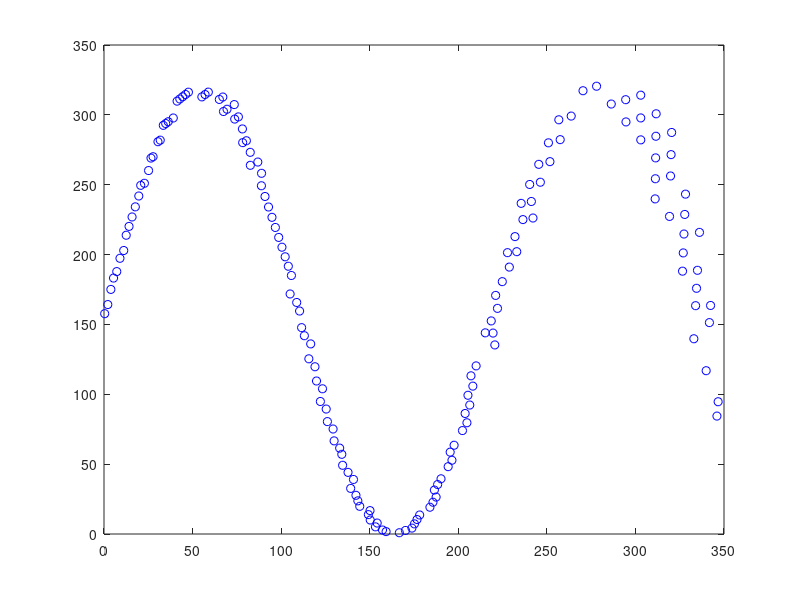

Write MATLAB code to recreate this figure. (Note: this script raises an error after producing the figure.)
Corners = [ 156, 315;283, 297; 339, 270;31, 30]
A=[31, 30]
B=[339, 270]
C=[283, 297]
D=[156, 315]
Width=max(Corners(:, 1))
Height=max(Corners(:, 2))
C0= [
190, 309;
191, 309;
192, 309;
193, 309;
194, 309;
185, 308;
186, 308;
187, 308;
189, 308;
199, 308;
200, 308;
201, 308;
183, 307;
184, 307;
205, 307;
206, 307;
180, 306;
181, 306;
207, 306;
208, 306;
210, 306;
179, 305;
211, 305;
212, 305;
175, 304;
177, 304;
214, 304;
174, 303;
215, 303;
216, 303;
172, 302;
218, 302;
170, 301;
219, 301;
221, 301;
168, 300;
223, 300;
166, 299;
224, 299;
226, 298;
271, 298;
272, 298;
164, 297;
228, 297;
271, 297;
272, 297;
275, 297;
276, 297;
277, 297;
161, 296;
230, 296;
272, 296;
273, 296;
278, 296;
279, 296;
280, 296;
232, 295;
273, 295;
274, 295;
281, 295;
282, 295;
283, 295;
158, 294;
234, 294;
274, 294;
275, 294;
284, 294;
285, 294;
155, 293;
236, 293;
275, 293;
276, 293;
286, 293;
287, 293;
238, 292;
277, 292;
278, 292;
288, 292;
290, 292;
152, 291;
240, 291;
278, 291;
291, 291;
292, 291;
242, 290;
279, 290;
280, 290;
294, 290;
295, 290;
281, 289;
296, 289;
148, 288;
244, 288;
282, 288;
298, 288;
299, 288;
247, 287;
283, 287;
301, 287;
144, 286;
249, 286;
285, 286;
303, 286;
304, 286;
286, 285;
306, 285;
252, 284;
287, 284;
288, 284;
307, 284;
254, 283;
290, 283;
257, 282;
312, 282;
291, 281;
259, 280;
292, 280;
317, 280;
262, 279;
294, 279;
319, 279;
295, 278;
265, 277;
297, 277;
268, 276;
298, 276;
300, 275;
270, 274;
301, 274;
273, 273;
303, 272;
276, 271;
304, 271;
279, 270;
306, 270;
307, 269;
282, 268;
285, 267;
309, 267;
287, 266;
310, 266;
311, 265;
290, 264;
313, 264;
293, 263;
314, 263;
296, 262;
315, 262;
298, 260;
316, 260;
301, 259;
317, 259;
303, 258;
318, 258;
305, 257;
308, 257;
319, 257;
309, 256;
319, 256;
311, 255;
313, 255;
319, 255;
314, 254;
316, 254;
317, 254;
];
X=[41.2549
   42.8085
   44.3937
   46.0115
   47.6631
   33.4756
   34.8416
   36.2334
   39.0973
   55.2452
   57.0511
   58.8962
   30.4628
   31.7420
   65.1079
   67.0857
   26.5192
   27.7008
   67.4591
   69.4431
   73.5451
   25.1597
   73.7873
   75.8661
   20.7233
   22.8140
   78.1407
   19.6434
   78.2837
   80.3704
   17.6763
   82.5564
   15.8439
   82.6074
   86.8380
   14.1328
   88.9423
   12.5313
   88.8650
   90.8885
  270.4018
  278.0593
   11.1371
   92.8744
  256.7532
  263.7326
  286.3481
  294.5029
  302.9980
    9.0133
   94.8234
  250.8966
  257.5267
  294.6687
  303.0098
  311.6996
   96.7368
  245.4264
  251.7375
  303.0211
  311.5498
  320.4359
    7.1996
   98.6154
  240.3056
  246.3244
  311.4055
  320.1233
    5.3760
  100.4602
  235.5017
  241.2519
  311.2664
  319.8222
  102.2721
  236.4888
  242.1703
  311.1321
  328.2713
    3.8709
  104.0520
  232.0076
  319.2517
  327.8286
  105.8007
  227.7840
  233.0005
  327.4015
  336.1568
  228.8057
  326.9893
    2.1393
  105.0635
  224.8423
  326.5911
  335.0265
  108.7781
  221.0916
  334.4903
    0.3882
  110.4123
  222.1305
  333.9722
  342.4181
  218.5926
  341.7656
  111.5557
  215.2328
  219.6227
  332.9863
  113.1130
  220.6282
  116.6837
  339.9336
  210.0610
  115.6397
  207.1688
  346.6847
  119.0974
  208.2176
  346.0155
  205.4621
  119.9631
  206.4946
  123.3447
  203.8645
  204.8806
  122.1474
  202.3658
  125.4275
  197.6401
  126.1055
  195.4173
  129.3171
  196.4230
  194.2864
  129.8947
  133.0405
  190.2502
  134.2465
  188.3419
  186.5017
  134.7023
  187.4849
  137.7644
  185.7066
  140.8311
  183.9891
  139.2509
  178.2038
  142.2338
  176.7046
  143.3138
  175.2528
  144.3794
  150.1720
  173.8464
  149.2537
  170.2024
  150.2813
  154.2078
  166.7240
  153.2385
  157.2120
  159.2436]
Y=[  309.8177
  311.3727
  312.9595
  314.5789
  316.2320
  292.4980
  293.7762
  295.0785
  297.7583
  312.8681
  314.5579
  316.2844
  280.7777
  281.8951
  311.0409
  312.7685
  269.0715
  270.0335
  302.4030
  304.0182
  307.3579
  260.1483
  296.9808
  298.5553
  249.5529
  251.0230
  289.9286
  241.9231
  280.1135
  281.4725
  234.1565
  273.1820
  226.9214
  263.8935
  266.2363
  220.1652
  258.1656
  213.8419
  249.2568
  241.5823
  317.2709
  320.4995
  202.9161
  234.0511
  296.4751
  299.1336
  307.7482
  310.8545
  314.0904
  197.3370
  226.6592
  279.9908
  282.2564
  294.9482
  297.7984
  300.7678
  219.4027
  264.5942
  266.5124
  282.0991
  284.6913
  287.3920
  187.8237
  212.2780
  250.1810
  251.7911
  269.2007
  271.5328
  183.1877
  205.2816
  236.6600
  237.9961
  254.2647
  256.2528
  198.4099
  225.0425
  226.1699
  239.8540
  243.2549
  175.0645
  191.6597
  212.8557
  227.3078
  228.7286
  185.0278
  201.3696
  202.0684
  214.7150
  215.8880
  191.0429
  201.1876
  164.2188
  171.8013
  180.6255
  188.1214
  188.7428
  165.7176
  170.7672
  175.8656
  157.7004
  159.5872
  161.5030
  163.4209
  163.5657
  152.5137
  151.3059
  147.7033
  143.9769
  143.8191
  139.7445
  141.9230
  135.3326
  136.0605
  116.8822
  120.3281
  125.3968
  113.2226
   94.6658
  119.7097
  105.8458
   84.4094
   99.2989
  109.5134
   92.3094
  103.9444
   86.2650
   79.6293
   94.8487
   74.0382
   89.4382
   63.5317
   80.4521
   58.5897
   75.1487
   52.7922
   48.1962
   66.6700
   61.4696
   39.5137
   57.0388
   35.4088
   31.4502
   49.1838
   26.4415
   44.1146
   22.7400
   39.0380
   19.1648
   32.6392
   13.6004
   27.6949
   10.3753
   23.7273
    7.2524
   19.8125
   16.7487
    4.2269
   13.8784
    2.5299
   10.0236
    7.8473
    0.9099
    5.1189
    2.8677
    1.7167]
plot(X, Y, 'ob');
hold on;
opts = fitoptions('Method','NonlinearLeastSquares');
ft=fittype('a*sin(b*x+c)+d');
[sortY, index]=sort(Y, 'descend');
Y1=sortY(1);
Y2=sortY(end);
freq=+X(index(end))-X(index(1))
opts.StartPoint=[abs((Y2-Y1)/2), 1/abs(freq), Y(1), mean(Y)]
[fitResult, gof, output] = fit(X, Y, ft, opts );
plot(fitResult);
hold off;
